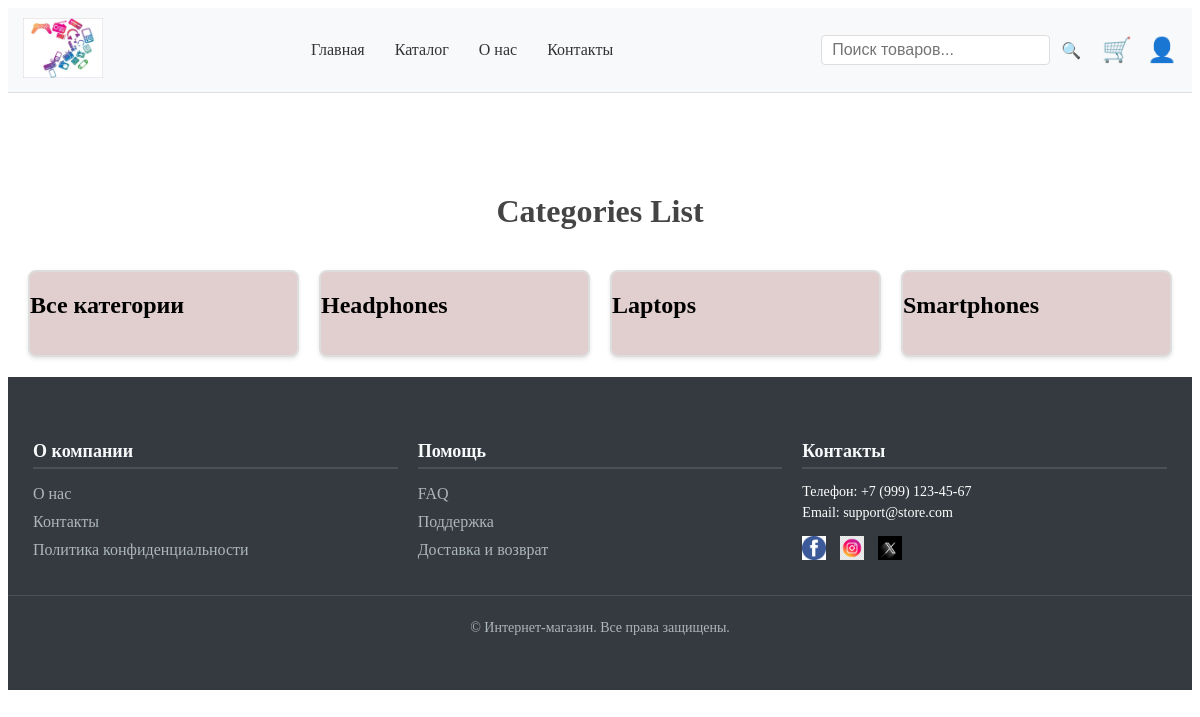
The page / on the database its author committed.
### shopapp/models.py (models this page shows, shortened)
class Category(models.Model):
    class Meta:
        ordering = ["name", ]
        verbose_name_plural = 'categories'
    name = models.CharField(max_length=255)
    description = models.TextField(blank=True)

### shopapp/views.py (the view)
# urls.py: path('', CategoriesListView.as_view(), name='categories'),
class CategoriesListView(ListView):
    template_name = 'shopapp/categories_list.html'
    queryset = Category.objects.all()
    context_object_name = 'categories'

### shopapp/templates/shopapp/categories_list.html (shortened to what this page needs)
{% extends 'shopapp/base.html' %}
{% load static %}
{% block head %}
<link rel="stylesheet" type="text/css" href="{% static 'css/categories_list.css' %}">
{% endblock %}
{% block content %}
<h1>Categories List</h1>
<div class="category-list-container">
    <div class="category-grid">
        <div class="category-card">
            <h2><a href="{% url 'shopapp:products_list' %}"
                   style="text-decoration: none; color:black">
                Все категории
            </a></h2>
        </div>
        {% for category in categories %}
        <div class="category-card">
            <div>
                <h2><a href="{% url 'shopapp:products_list' %}?category={{ category.pk }}"
                       style="text-decoration: none; color:black">
                    {{ category.name }}
                </a></h2>
            </div>
            <div>
            </div>
        </div>
        {% endfor %}
    </div>
</div>
{% endblock %}

### static/css/categories_list.css (style rules this page uses)
h1 { text-align: center; margin: 100px 0 20px 0; color: #444; }
.category-list-container { padding-top: 70px; max-width: 1200px; margin: 0 auto; padding: 20px; }
.category-grid { display: grid; grid-template-columns: repeat(auto-fill, minmax(250px, 1fr)); gap: 20px; }
.category-card { display: grid; background: #e1cfcf; border: 2px solid #ddd; border-radius: 8px; overflow: hidden; box-shadow: 0 2px 4px rgba(0, 0, 0, 0.1); transition: transform 0.2s, box-shadow 0.2s; }

### rows shown on the page
Category: name "Headphones"
Category: name "Laptops"
Category: name "Smartphones"
